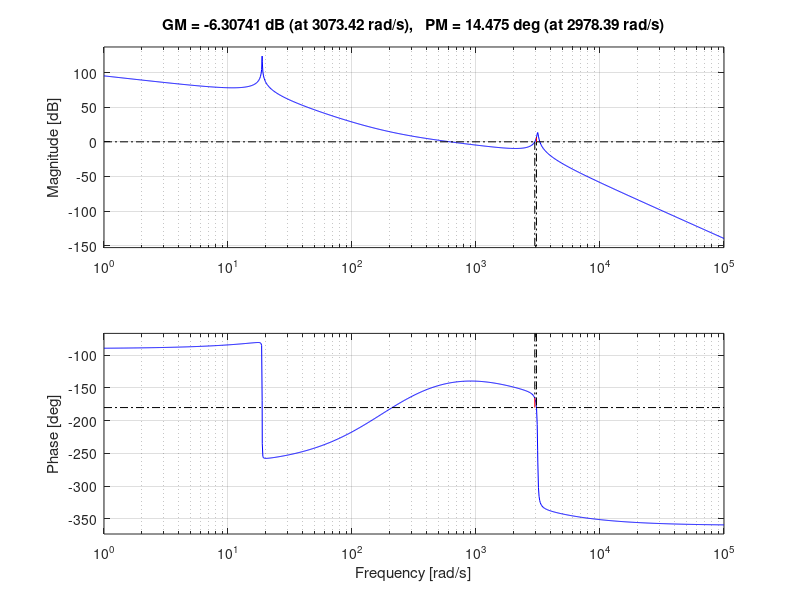

Write the MATLAB code that produced this figure. (Note: this script raises an error after producing the figure.)
clear all 
close all
clc

p_r1 = 2*pi*3;
csi_r1 = 0.001;

p_r2 = 2*pi*500;
csi_r2 = 0.01;

z_pid = 2*pi*30;
p_pid = 2*pi*300;


K = db2mag(9)*2e9;

Gs = K* tf(1, [1 0])
Gs = Gs*tf([1 2*z_pid z_pid^2],1)
Gs = Gs*tf(1, [1 2*csi_r1*p_r1 p_r1^2])
Gs = Gs*tf(1, [1 2*csi_r2*p_r2 p_r2^2])
Gs = Gs*tf(p_pid, [1 p_pid])


figure
margin(Gs)


figure
plotoptions= nyquistoptions('cstprefs') ;   % default options
plotoptions.ShowFullContour = 'off';        % exclude negative frequencies
nyquist(Gs,plotoptions)
